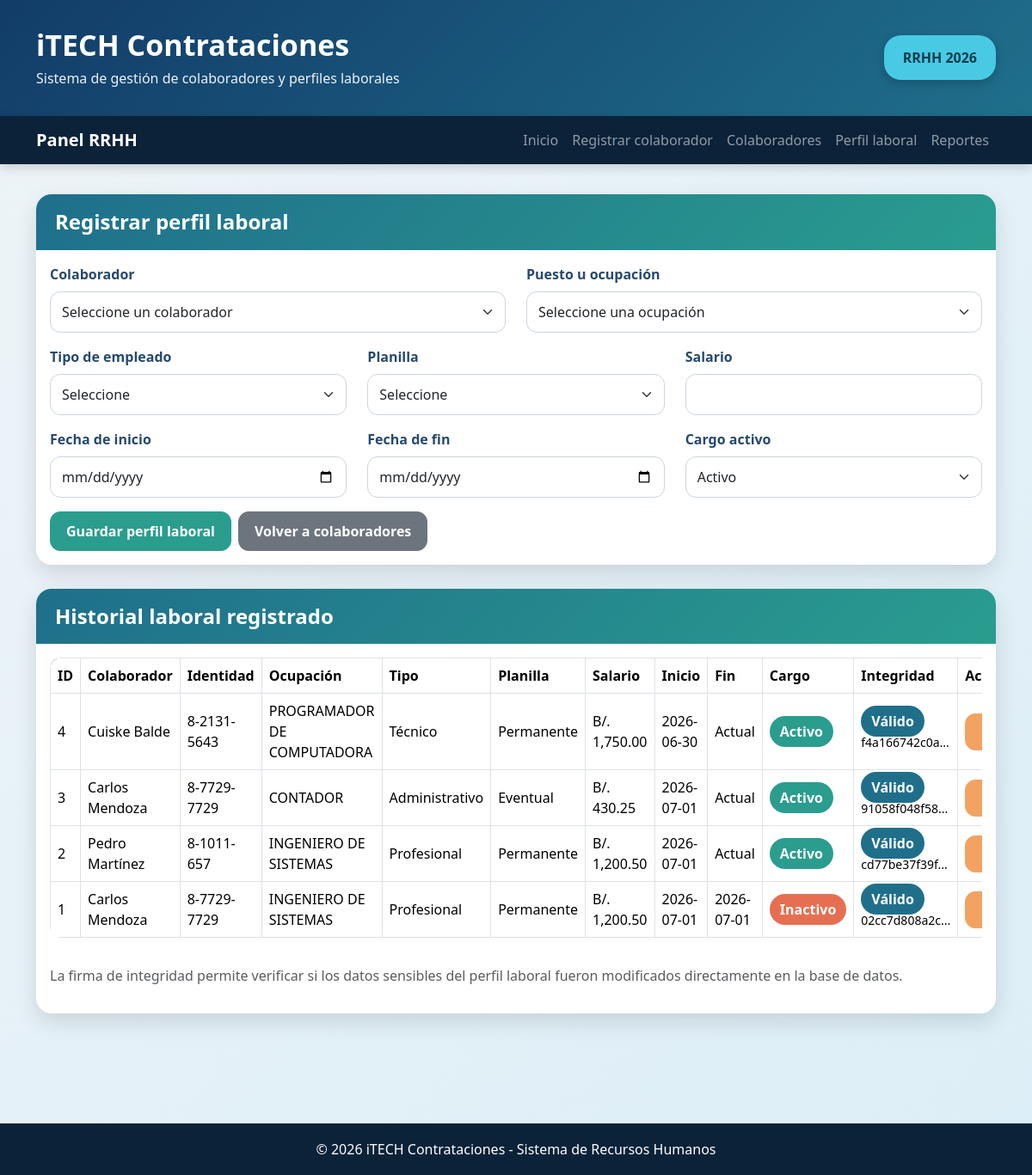
Page /index.php?accion=crear_perfil on the committed database.
### tables this page shows
CREATE TABLE `perfiles_laborales` (
  `id` int(11) NOT NULL,
  `colaborador_id` int(11) NOT NULL,
  `ocupacion_id` int(11) NOT NULL,
  `tipo_empleado_id` int(11) NOT NULL,
  `planilla_id` int(11) NOT NULL,
  `salario` decimal(10,2) NOT NULL,
  `fecha_inicio` date NOT NULL,
  `fecha_fin` date DEFAULT NULL,
  `cargo_activo` tinyint(1) NOT NULL DEFAULT 1,
  `firma_integridad` text NOT NULL,
  `fecha_registro` timestamp NOT NULL DEFAULT current_timestamp()
);

CREATE TABLE `datospersonales` (
  `id` int(11) NOT NULL,
  `identidad` varchar(30) NOT NULL,
  `Nombre` varchar(80) NOT NULL,
  `Apellido` varchar(80) NOT NULL,
  `Edad` int(11) NOT NULL,
  `tipo_sangre_id` int(11) NOT NULL,
  `sexo_id` int(11) NOT NULL,
  `nacionalidad_id` int(11) NOT NULL,
  `ruta_id` int(11) NOT NULL,
  `Email1` varchar(120) NOT NULL,
  `Celular` varchar(20) NOT NULL,
  `Empleado_Activo` tinyint(1) NOT NULL DEFAULT 1,
  `motivo_terminacion_id` int(11) DEFAULT NULL,
  `Motivo_Baja` varchar(255) DEFAULT NULL,
  `fecha_registro` timestamp NOT NULL DEFAULT current_timestamp()
);

CREATE TABLE `cat_ocupaciones` (
  `C_OCUP` int(11) NOT NULL,
  `OCUPACION` varchar(120) NOT NULL,
  `Activo` int(11) NOT NULL DEFAULT 1
);

CREATE TABLE `cat_tipoempleado` (
  `id` int(11) NOT NULL,
  `Nombre` varchar(80) NOT NULL,
  `Activo` int(11) NOT NULL DEFAULT 1,
  `Abreviatura` char(1) NOT NULL
);

CREATE TABLE `cat_tipos_planilla` (
  `id` int(11) NOT NULL,
  `nombre` varchar(80) NOT NULL,
  `activo` tinyint(1) NOT NULL DEFAULT 1
);

### app/Controllers/PerfilLaboralController.php (called while the page is built, shortened)
<?php
require_once __DIR__ . "/../Models/PerfilLaboral.php";
class PerfilLaboralController
{
    private $modelo;
    private $colaboradorModelo;
    private $catalogo;
    public function __construct()
    {
        $this->modelo = new PerfilLaboral();
        $this->colaboradorModelo = new Colaborador();
        $this->catalogo = new Catalogo();
    }
    private function cargarVista($vista, $datos = [])
    {
        extract($datos);
        require_once __DIR__ . "/../Views/layout/header.php";
        require_once __DIR__ . "/../Views/" . $vista . ".php";
        require_once __DIR__ . "/../Views/layout/footer.php";
    }
    public function crear()
    {
        $tituloPagina = "Perfil laboral";
        $catalogos = $this->catalogo->obtenerTodos();
        $colaboradores = $this->colaboradorModelo->listar();
        $perfiles = $this->modelo->listar();
        $datosFormulario = [
            "colaborador_id" => $_GET["colaborador_id"] ?? "",
            "ocupacion_id" => "",
            "tipo_empleado_id" => "",
            "planilla_id" => "",
            "salario" => "",
            "fecha_inicio" => "",
            "fecha_fin" => "",
            "cargo_activo" => "1"
        ];
        $errores = [];
        $mensaje = $_GET["mensaje"] ?? "";
        $mensajeError = "";
        $integridades = [];
        foreach ($perfiles as $perfil) {
            $integridades[$perfil["id"]] = $this->modelo->verificarIntegridad($perfil["id"]);
        }
        $this->cargarVista("perfiles/crear", [
            "tituloPagina" => $tituloPagina,
            "catalogos" => $catalogos,
            "colaboradores" => $colaboradores,
            "perfiles" => $perfiles,
            "datosFormulario" => $datosFormulario,
            "errores" => $errores,
            "mensaje" => $mensaje,
            "mensajeError" => $mensajeError,
            "integridades" => $integridades
        ]);
    }
}
?>

### app/Config/Database.php (called while the page is built, shortened)
<?php
class Database
{
    private $conexion;
    public function __construct()
    {
        $host = "localhost";
        $dbname = "parcial_3";
        $user = "root";
        $password = "";
        try {
            $dsn = "mysql:host=$host;dbname=$dbname;charset=utf8mb4";
            $this->conexion = new PDO($dsn, $user, $password);
            $this->conexion->setAttribute(PDO::ATTR_ERRMODE, PDO::ERRMODE_EXCEPTION);
            $this->conexion->setAttribute(PDO::ATTR_DEFAULT_FETCH_MODE, PDO::FETCH_ASSOC);
        } catch (PDOException $e) {
            die("Error de conexión: " . $e->getMessage());
        }
    }
    public function select($sql, $params = [])
    {
        try {
            $stmt = $this->conexion->prepare($sql);
            $stmt->execute($params);
            return $stmt->fetchAll();
        } catch (PDOException $e) {
            return [];
        }
    }
    public function selectOne($sql, $params = [])
    {
        try {
            $stmt = $this->conexion->prepare($sql);
            $stmt->execute($params);
            return $stmt->fetch();
        } catch (PDOException $e) {
            return false;
        }
    }
}
?>

### app/Models/PerfilLaboral.php (called while the page is built, shortened)
<?php
require_once __DIR__ . "/../Config/Database.php";
require_once __DIR__ . "/../Services/SignatureService.php";
class PerfilLaboral
{
    private $db;
    public function __construct()
    {
        $this->db = new Database();
    }
    private function prepararDatosFirma($datos)
    {
        return [
            "colaborador_id" => $datos["colaborador_id"],
            "ocupacion_id" => $datos["ocupacion_id"],
            "tipo_empleado_id" => $datos["tipo_empleado_id"],
            "planilla_id" => $datos["planilla_id"],
            "salario" => number_format((float)$datos["salario"], 2, ".", ""),
            "fecha_inicio" => $datos["fecha_inicio"],
            "fecha_fin" => $datos["fecha_fin"] ?? "",
            "cargo_activo" => $datos["cargo_activo"]
        ];
    }
    public function listar()
    {
        $sql = "SELECT
                    p.id,
                    p.colaborador_id,
                    CONCAT(d.Nombre, ' ', d.Apellido) AS colaborador,
                    d.identidad,
                    o.OCUPACION AS ocupacion,
                    te.Nombre AS tipo_empleado,
                    tp.nombre AS planilla,
                    p.salario,
                    p.fecha_inicio,
                    p.fecha_fin,
                    p.cargo_activo,
                    p.firma_integridad,
                    p.fecha_registro
                FROM perfiles_laborales p
                INNER JOIN datospersonales d ON p.colaborador_id = d.id
                INNER JOIN cat_ocupaciones o ON p.ocupacion_id = o.C_OCUP
                INNER JOIN cat_tipoempleado te ON p.tipo_empleado_id = te.id
                INNER JOIN cat_tipos_planilla tp ON p.planilla_id = tp.id
                ORDER BY p.id DESC";
        return $this->db->select($sql);
    }
    public function obtenerPorId($id)
    {
        $sql = "SELECT * FROM perfiles_laborales WHERE id = ?";
        return $this->db->selectOne($sql, [intval($id)]);
    }
    public function verificarIntegridad($id)
    {
        $perfil = $this->obtenerPorId($id);
        $datosFirma = $this->prepararDatosFirma([
            "colaborador_id" => $perfil["colaborador_id"],
            "ocupacion_id" => $perfil["ocupacion_id"],
            "tipo_empleado_id" => $perfil["tipo_empleado_id"],
            "planilla_id" => $perfil["planilla_id"],
            "salario" => $perfil["salario"],
            "fecha_inicio" => $perfil["fecha_inicio"],
            "fecha_fin" => $perfil["fecha_fin"] ?? "",
            "cargo_activo" => $perfil["cargo_activo"]
        ]);
        $esValida = SignatureService::verificarFirma(
            $datosFirma,
            $perfil["firma_integridad"]
        );
        if ($esValida) {
            return [
                "success" => true,
                "message" => "La firma de integridad es válida.",
                "integridad" => "VALIDO"
            ];
        }
        return [
            "success" => false,
            "message" => "La firma de integridad no coincide. Los datos pudieron ser alterados.",
            "integridad" => "ALTERADO"
        ];
    }
}
?>

### app/Services/SignatureService.php (called while the page is built, shortened)
<?php
class SignatureService
{
    public static function generarFirma($datos)
    {
        $cadena = self::crearCadena($datos);
        return hash_hmac("sha256", $cadena, self::SECRET_KEY);
    }
    public static function verificarFirma($datos, $firmaGuardada)
    {
        $firmaNueva = self::generarFirma($datos);
        return hash_equals($firmaGuardada, $firmaNueva);
    }
    private static function crearCadena($datos)
    {
        ksort($datos);
        $partes = [];
        foreach ($datos as $clave => $valor) {
            $partes[] = $clave . "=" . $valor;
        }
        return implode("|", $partes);
    }
}
?>

### app/Views/perfiles/crear.php (the view, shortened to what this page needs)
<?php
$perfiles = $perfiles ?? [];
$datosFormulario = $datosFormulario ?? [];
$integridades = $integridades ?? [];
?>
<div class="card card-custom">
    <div class="card-header">
        <h4>Registrar perfil laboral</h4>
    </div>
    <div class="card-body">
        <form action="index.php?accion=guardar_perfil" method="POST">
            <div class="row">
                <div class="col-md-6 mb-3">
                    <label class="form-label">Colaborador</label>
                    <select name="colaborador_id" class="form-select" required>
                        <option value="">Seleccione un colaborador</option>
                    </select>
                </div>
                <div class="col-md-6 mb-3">
                    <label class="form-label">Puesto u ocupación</label>
                    <select name="ocupacion_id" class="form-select" required>
                        <option value="">Seleccione una ocupación</option>
                    </select>
                </div>
                <div class="col-md-4 mb-3">
                    <label class="form-label">Tipo de empleado</label>
                    <select name="tipo_empleado_id" class="form-select" required>
                        <option value="">Seleccione</option>
                    </select>
                </div>
                <div class="col-md-4 mb-3">
                    <label class="form-label">Planilla</label>
                    <select name="planilla_id" class="form-select" required>
                        <option value="">Seleccione</option>
                    </select>
                </div>
                <div class="col-md-4 mb-3">
                    <label class="form-label">Salario</label>
                    <input type="number" step="0.01" min="0" name="salario" class="form-control" required
                           value="<?php echo htmlspecialchars($datosFormulario["salario"] ?? "", ENT_QUOTES, "UTF-8"); ?>">
                </div>
                <div class="col-md-4 mb-3">
                    <label class="form-label">Fecha de inicio</label>
                    <input type="date" name="fecha_inicio" class="form-control" required
                           value="<?php echo htmlspecialchars($datosFormulario["fecha_inicio"] ?? "", ENT_QUOTES, "UTF-8"); ?>">
                </div>
                <div class="col-md-4 mb-3">
                    <label class="form-label">Fecha de fin</label>
                    <input type="date" name="fecha_fin" class="form-control"
                           value="<?php echo htmlspecialchars($datosFormulario["fecha_fin"] ?? "", ENT_QUOTES, "UTF-8"); ?>">
                </div>
                <div class="col-md-4 mb-3">
                    <label class="form-label">Cargo activo</label>
                    <select name="cargo_activo" class="form-select">
                        <option value="1" <?php echo (($datosFormulario["cargo_activo"] ?? "1") == "1") ? "selected" : ""; ?>>
                            Activo
                        </option>
                    </select>
                </div>
            </div>
            <div class="d-flex gap-2">
                <button type="submit" class="btn btn-success">Guardar perfil laboral</button>
                <a href="index.php?accion=listar_colaboradores" class="btn btn-secondary">Volver a colaboradores</a>
            </div>
        </form>
    </div>
</div>
<div class="card card-custom">
    <div class="card-header">
        <h4>Historial laboral registrado</h4>
    </div>
    <div class="card-body">
        <div class="table-responsive">
            <table class="table table-bordered table-hover align-middle">
                <thead>
                    <tr>
                        <th>ID</th>
                        <th>Colaborador</th>
                        <th>Identidad</th>
                        <th>Ocupación</th>
                        <th>Tipo</th>
                        <th>Planilla</th>
                        <th>Salario</th>
                        <th>Inicio</th>
                        <th>Fin</th>
                        <th>Cargo</th>
                        <th>Integridad</th>
                        <th>Acción</th>
                    </tr>
                </thead>
                <tbody>
                    <?php foreach ($perfiles as $perfil): ?>
                        <tr>
                            <td><?php echo $perfil["id"]; ?></td>
                            <td><?php echo htmlspecialchars($perfil["colaborador"], ENT_QUOTES, "UTF-8"); ?></td>
                            <td><?php echo htmlspecialchars($perfil["identidad"], ENT_QUOTES, "UTF-8"); ?></td>
                            <td><?php echo htmlspecialchars($perfil["ocupacion"], ENT_QUOTES, "UTF-8"); ?></td>
                            <td><?php echo htmlspecialchars($perfil["tipo_empleado"], ENT_QUOTES, "UTF-8"); ?></td>
                            <td><?php echo htmlspecialchars($perfil["planilla"], ENT_QUOTES, "UTF-8"); ?></td>
                            <td>B/. <?php echo number_format((float)$perfil["salario"], 2); ?></td>
                            <td><?php echo htmlspecialchars($perfil["fecha_inicio"], ENT_QUOTES, "UTF-8"); ?></td>
                            <td><?php echo htmlspecialchars($perfil["fecha_fin"] ?? "Actual", ENT_QUOTES, "UTF-8"); ?></td>
                            <td>
                                <?php if ($perfil["cargo_activo"] == 1): ?>
                                    <span class="badge-activo">Activo</span>
                                <?php else: ?>
                                    <span class="badge-inactivo">Inactivo</span>
                                <?php endif; ?>
                            </td>
                            <td>
                                <?php
                                    $estadoIntegridad = $integridades[$perfil["id"]]["integridad"] ?? "NO_VERIFICADO";
                                ?>
                                <?php if ($estadoIntegridad == "VALIDO"): ?>
                                    <span class="badge-integridad">Válido</span>
                                <?php else: ?>
                                    <span class="badge-inactivo">Alterado</span>
                                <?php endif; ?>
                                <br>
                                <small>
                                    <?php echo substr($perfil["firma_integridad"], 0, 12); ?>...
                                </small>
                            </td>
                            <td>
                                <a href="index.php?accion=editar_perfil&id=<?php echo $perfil["id"]; ?>" class="btn btn-warning btn-sm">
                                </a>
                            </td>
                        </tr>
                    <?php endforeach; ?>
                </tbody>
            </table>
        </div>
        <p class="text-muted mt-3">
            La firma de integridad permite verificar si los datos sensibles del perfil laboral fueron modificados directamente en la base de datos.
        </p>
    </div>
</div>

### rows in the picture
perfiles_laborales: id "4", colaborador "Cuiske Balde", colaborador.identidad "8-2131-5643", ocupacion.OCUPACION "PROGRAMADOR DE COMPUTADORA", tipo_empleado.Nombre "Técnico", planilla.nombre "Permanente", salario "1,750.00", fecha_inicio "2026-06-30", fecha_fin "Actual", cargo_activo "Activo", shows "Válido", firma_integridad "f4a166742c0a"
perfiles_laborales: id "3", colaborador "Carlos Mendoza", colaborador.identidad "8-7729-7729", ocupacion.OCUPACION "CONTADOR", tipo_empleado.Nombre "Administrativo", planilla.nombre "Eventual", salario "430.25", fecha_inicio "2026-07-01", fecha_fin "Actual", cargo_activo "Activo", shows "Válido", firma_integridad "91058f048f58"
perfiles_laborales: id "2", colaborador "Pedro Martínez", colaborador.identidad "8-1011-657", ocupacion.OCUPACION "INGENIERO DE SISTEMAS", tipo_empleado.Nombre "Profesional", planilla.nombre "Permanente", salario "1,200.50", fecha_inicio "2026-07-01", fecha_fin "Actual", cargo_activo "Activo", shows "Válido", firma_integridad "cd77be37f39f"
perfiles_laborales: id "1", colaborador "Carlos Mendoza", colaborador.identidad "8-7729-7729", ocupacion.OCUPACION "INGENIERO DE SISTEMAS", tipo_empleado.Nombre "Profesional", planilla.nombre "Permanente", salario "1,200.50", fecha_inicio "2026-07-01", fecha_fin "2026-07-01", cargo_activo "Inactivo", shows "Válido", firma_integridad "02cc7d808a2c"
